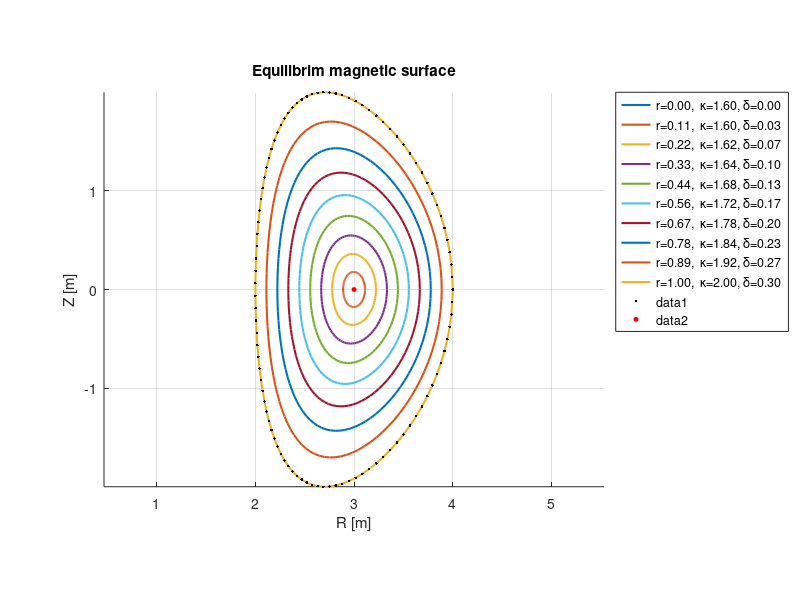
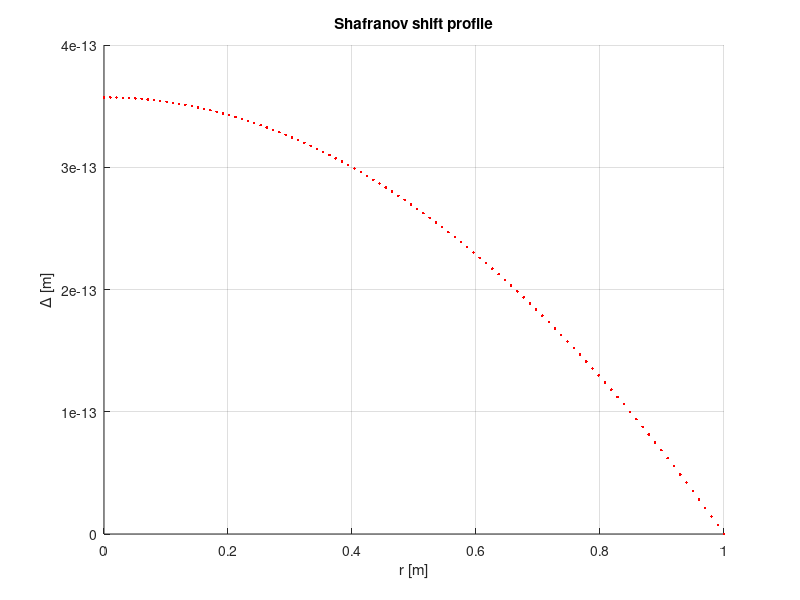

MATLAB code for these plots, in order:
clc;
clear;
close all;

%% 参数设置
R0 = 3.0;       % 托卡马克主半径 [m]
a = 1.0;        % 等离子体小半径 [m]
mu0 = 4e-7*pi;  % 真空磁导率
Nr = 100;       % 径向网格数
Ntheta = 100;   % 极向角网格数
max_iter = 100; % 最大迭代次数
tolerance = 1e-4; % 收敛容差

% 径向网格 (r从0到a)
r = linspace(0, a, Nr);
dr = r(2) - r(1);

% 定义κ(r)和δ(r)的函数（示例：抛物线分布）
kappa = @(r) 1.6 + 0.4*(r/a).^2;     % 拉长比随半径增加
delta = @(r) 0.3*(r/a);              % 三角率随半径线性增加

% 初始化流函数ψ（假设初始猜测为抛物线分布）
psi_max = 1.0;  % 显式定义 psi_max
psi = psi_max*(1 - (r/a).^2);  % 初始猜测

% 压力分布 p(ψ) 和 F(ψ)=R*Bφ(ψ)/u0（假设为抛物线分布）
p0 = 1e4;       % 中心压力 [Pa]
F0 = 0.5;       % 环向磁场参数
p_func = @(psi) p0*(1 - (psi/psi_max).^2);
F_func = @(psi) F0*sqrt(1 - (psi/psi_max).^2)/mu0;

%% 迭代求解Grad-Shafranov方程（Picard迭代）
for iter = 1:max_iter
    psi_old = psi;
    
    % 构造差分方程矩阵（一维径向简化）
    A = zeros(Nr, Nr);
    R = R0 + r;  % 近似环向坐标
    
    for i = 2:Nr-1
        % 径向二阶导数项 (Δ*ψ)
        A(i, i-1) = 1/dr^2 - 1/(2*dr*r(i));
        A(i, i)   = -2/dr^2;
        A(i, i+1) = 1/dr^2 + 1/(2*dr*r(i));
        
        % 右端项：-μ0*R²*dp/dψ - F*dF/dψ
        dp_dpsi = -2*p0/psi_max^2 * psi(i);
        dF_dpsi = -F0^2/psi_max^2 * psi(i);
        rhs = -mu0*R(i)^2*dp_dpsi - mu0^2*F_func(psi(i))*dF_dpsi;
        
        A(i, i) = A(i, i) - rhs/(psi(i) + eps);  % 避免除以零
    end
    
    % 边界条件
    % 1. 中心 r=0: dψ/dr=0 (对称性)
    A(1, 1) = -3/(2*dr);
    A(1, 2) = 4/(2*dr);
    A(1, 3) = -1/(2*dr);
    
    % 2. 边界 r=a: ψ=0
    A(Nr, Nr) = 1;
    
    % 求解线性方程组
    psi = A \ zeros(Nr, 1);
    
    % 收敛判断
    if max(abs(psi - psi_old)) < tolerance
        break;
    end
end

%% 计算Shafranov位移Δ(r)
% Δ(r) = (1/R0) * ∫[0到r] (β_p(r') + μ0*p(r')/Bθ²(r')) * r' dr'
B_theta = F_func(psi)./R0;  % 极向磁场Bθ ≈ F(ψ)/R0
beta_p = 2*mu0*p_func(psi)./(B_theta.^2);
integrand = -(beta_p + mu0*p_func(psi)./(B_theta.^2)) .* r';
Delta = cumtrapz(r, integrand)/R0;

% 确保Δ(a)=0（通过归一化修正）
Delta = Delta - Delta(end);

%% 绘制D形磁面（代码同之前，确保变量已正确定义）
theta = linspace(0, 2*pi, Ntheta);
r_mag_surfaces = linspace(0, a, 10); % 选择10个磁面

figure (1);
hold on;
for i = 1:length(r_mag_surfaces)
    r_i = r_mag_surfaces(i);
    [~, idx] = min(abs(r - r_i));
    
    % 当前半径的κ和δ
    kappa_i = kappa(r_i);
    delta_i = delta(r_i);
    
    % 磁面坐标（考虑Δ(r)、κ(r)、δ(r)）
    R = R0 +( Delta(idx)) + r_i*cos(theta + delta_i*sin(theta));
    Z = kappa_i * r_i * sin(theta);
    
    plot(R, Z, 'LineWidth', 1.5, ...
        'DisplayName', sprintf('r=%.2f,  κ=%.2f, δ=%.2f', r_i, kappa_i, delta_i));
end

hold on;
 % 磁面坐标（考虑Δ(r)、κ(r)、δ(r)）
    R = R0 + a*cos(theta + 0.3*sin(theta));
    Z = 2 * a * sin(theta);
    
    plot(R, Z, 'k.')

% 图形美化
axis equal;
xlabel('R [m]');
ylabel('Z [m]');
%title('Equilibrim magnetic surface (include κ(r) and δ(r))');
title('Equilibrim magnetic surface');
legend('Location', 'northeastoutside');
grid on;
plot(R0, 0, 'ro', 'MarkerSize', 3, 'MarkerFaceColor', 'r');
%text(R0+0.1, 0.1, 'Magnetic axis', 'Color', 'r');

figure (2);
hold on;

    plot(r, Delta, 'r.');

% 图形美化
%axis equal;
xlabel('r [m]');
ylabel('\Delta [m]');
title('Shafranov shift profile');
grid on;

